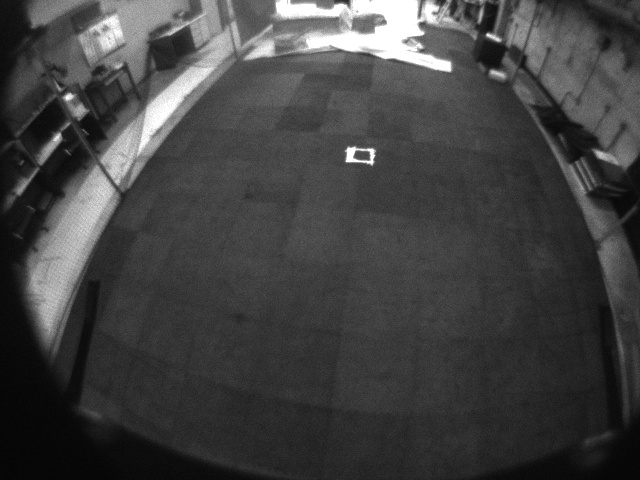
#> input picture rb5_flight/src/rb5_navigation/vision/img_center/image_0001.jpg, 640 x 480 px, found by its file name; its folder holds only this picture in this run
$ python generate_imgs.py   (older library calls are emulated)
#> lines starting #> are read from the running program, lines starting #| are printed output that depends on the picture
### rb5_flight/src/rb5_navigation/vision/scripts/defish_img.py
import cv2
import numpy as np


# Monocular Camera Parameters (Manually Tuned)
fx = 329.14904350559868
cx = 315.08231865580137
fy = 325.00990196823267
cy = 245.88442137140748

# [6 lines of commented-out code are left out]
k1 = -0.054579686913236417
k2 = 0.020781745571836308
k3 = -0.032857203800441652
k4 = 0.02374005270737352

# [6 lines of commented-out code are left out]
D = np.array([k1, k2, k3, k4])


# RB5 Drone Monocular Intrinsic Matrix
K = np.array([[fx, 0, cx],
              [0, fy, cy],
              [0, 0, 1]])


def defish(img):
    h, w = img.shape[:2]
    # balance = 0.5  # 0.5 preserves more of the image, 0 removes more distortion
    dim = (w, h)
    new_K = cv2.fisheye.estimateNewCameraMatrixForUndistortRectify(K, D, dim, np.eye(3), balance=0)
    map1, map2 = cv2.fisheye.initUndistortRectifyMap(K, D, np.eye(3), new_K, dim, cv2.CV_16SC2)
    undistorted_image = cv2.remap(img, map1, map2, interpolation=cv2.INTER_LINEAR, borderMode=cv2.BORDER_CONSTANT)

    return undistorted_image
# [15 lines of commented-out code are left out]

### rb5_flight/src/rb5_navigation/vision/scripts/generate_imgs.py
import cv2 as cv
from defish_img import defish
import os

relative_home = "/ros_ws/rb5-flight-summer-dev_ws/rb5_flight/src/rb5_navigation/vision/"

folders = [relative_home + "img_center",
           relative_home + "img_left",
           relative_home + "img_right"]

output_folders = [relative_home + "defished_center",
                  relative_home + "defished_left",
                  relative_home + "defished_right"]

def create_imgs_folder():
    img_ctr = 0

    for index, folder in enumerate(folders):
        if not os.path.exists(output_folders[index]):
                os.makedirs(output_folders[index])
        for img in os.listdir(folder):
            img_path = os.path.join(folder, img)
            image = cv.imread(img_path, cv.IMREAD_GRAYSCALE)
#> image is the input picture: shape (480, 640); min 3, max 255, mean 66
            defished_img = defish(image)
#> in defish, `undistorted_image = cv2.remap(img, map1, map2, interpolation=cv2.INTER..`:
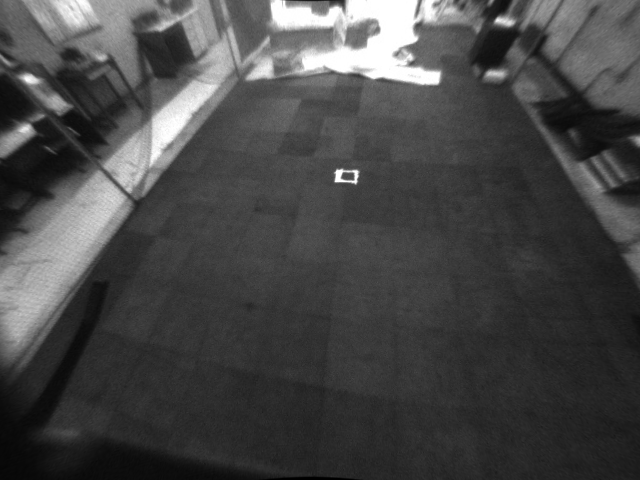
#> undistorted_image: shape (480, 640); min 0, max 255, mean 71.3
            processed_img_path = os.path.join(output_folders[index],  "processed_{}.png".format(img_ctr))
            cv.imwrite(processed_img_path, defished_img)
            img_ctr += 1
#> pass 2 of the loop in create_imgs_folder, `for index, folder in enumerate(folders):`:
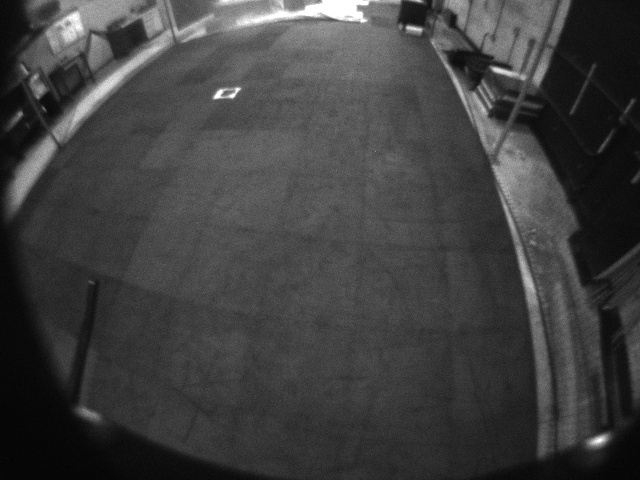
#> input picture rb5_flight/src/rb5_navigation/vision/img_left/image_0000.jpg, 640 x 480 px, found by its file name
#> in create_imgs_folder, image is the input picture: shape (480, 640); min 2, max 255, mean 63.8
#> in defish (call 2), `undistorted_image = cv2.remap(img, map1, map2, interpolation=cv2.INTER..`:
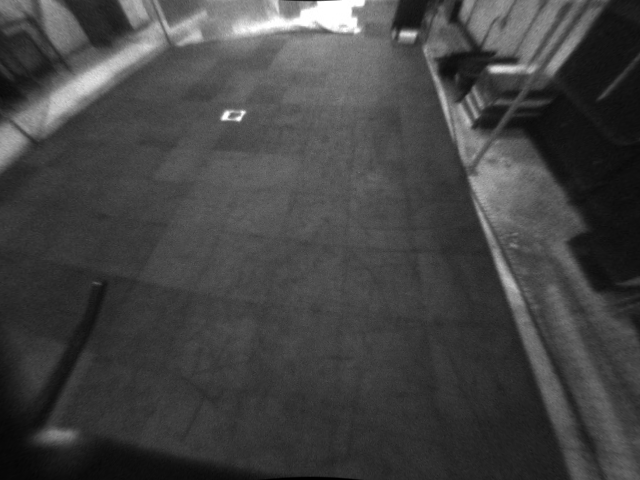
#> undistorted_image: shape (480, 640); min 0, max 255, mean 67.3

if __name__ == "__main__":
#> (the run stopped early here; a loop or call above may not have finished)
